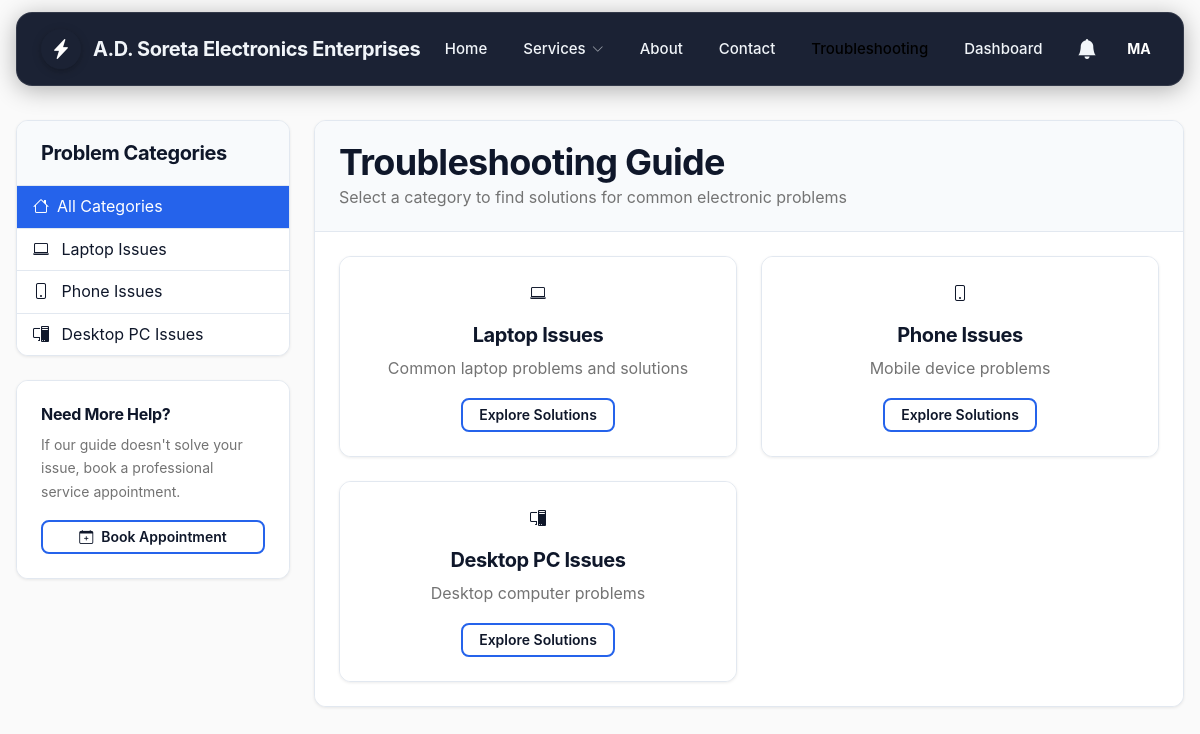
Page /customer/troubleshooting.php (signed in) on the committed database.
### tables this page shows
CREATE TABLE `troubleshooting_guide` (
  `id` INT PRIMARY KEY AUTO_INCREMENT,
  `parent_id` INT DEFAULT NULL,
  `title` VARCHAR(255) NOT NULL,
  `description` TEXT NOT NULL,
  `fix_steps` TEXT NOT NULL,
  `preventive_tip` TEXT,
  `image_path` VARCHAR(500),
  `display_order` INT DEFAULT 0,
  `is_active` BOOLEAN DEFAULT TRUE,
  `created_at` TIMESTAMP DEFAULT CURRENT_TIMESTAMP,
  FOREIGN KEY (`parent_id`) REFERENCES `troubleshooting_guide`(`id`)
);

### customer/troubleshooting.php (the view, shortened to what this page needs)
<?php
$db = new Database();
$pdo = $db->getConnection();
$stmt = $pdo->query("
    SELECT * FROM troubleshooting_guide
    WHERE parent_id IS NULL AND is_active = 1
    ORDER BY display_order
");
$categories = $stmt->fetchAll();
$currentGuide = null;
?>
<!DOCTYPE html>
<html lang="en">
<head>
    <link href="https://cdn.jsdelivr.net/npm/bootstrap@5.3.0/dist/css/bootstrap.min.css" rel="stylesheet">
    <link href="https://cdn.jsdelivr.net/npm/bootstrap-icons@1.10.0/font/bootstrap-icons.css" rel="stylesheet">
    <link href="<?= ROOT_PATH ?>assets/css/unified-theme.css" rel="stylesheet">
</head>
<body class="troubleshooting-page">
    <?php include '../includes/mega-navbar.php'; ?>
    <div class="container mt-4">
        <div class="row">
            <div class="col-lg-3 mb-4">
                <div class="card">
                    <div class="card-header">
                        <h5 class="card-title mb-0">Problem Categories</h5>
                    </div>
                    <div class="list-group list-group-flush">
                        <a href="troubleshooting.php"
                           class="list-group-item list-group-item-action <?= !$currentGuide ? 'active' : '' ?>">
                            <i class="bi bi-house me-2"></i>All Categories
                        </a>
                        <?php foreach ($categories as $category): ?>
                            <a href="troubleshooting.php?id=<?= $category['id'] ?>"
                               class="list-group-item list-group-item-action <?= $currentGuide && $currentGuide['id'] == $category['id'] ? 'active' : '' ?>">
                                <i class="bi bi-<?= getCategoryIcon($category['title']) ?> me-2"></i>
                                <?= htmlspecialchars($category['title']) ?>
                            </a>
                        <?php endforeach; ?>
                    </div>
                </div>
                <div class="card mt-4">
                    <div class="card-body">
                        <h6 class="card-title">Need More Help?</h6>
                        <p class="card-text text-muted small">If our guide doesn't solve your issue, book a professional service appointment.</p>
                        <a href="book-appointment.php" class="btn btn-primary btn-sm w-100">
                            <i class="bi bi-calendar-plus"></i> Book Appointment
                        </a>
                    </div>
                </div>
            </div>
            <div class="col-lg-9">
                <?php if (!$currentGuide): ?>
                    <div class="card">
                        <div class="card-header">
                            <h2 class="card-title mb-0">Troubleshooting Guide</h2>
                            <p class="text-muted mb-0">Select a category to find solutions for common electronic problems</p>
                        </div>
                        <div class="card-body">
                            <div class="row g-4">
                                <?php foreach ($categories as $category): ?>
                                    <div class="col-md-6">
                                        <div class="card category-card h-100">
                                            <div class="card-body text-center">
                                                <div class="category-icon mb-3">
                                                    <i class="bi bi-<?= getCategoryIcon($category['title']) ?>"></i>
                                                </div>
                                                <h5 class="card-title"><?= htmlspecialchars($category['title']) ?></h5>
                                                <p class="card-text text-muted">
                                                    <?= strlen($category['description']) > 100 ?
                                                        substr($category['description'], 0, 100) . '...' :
                                                        $category['description'] ?>
                                                </p>
                                                <a href="troubleshooting.php?id=<?= $category['id'] ?>"
                                                   class="btn btn-outline-primary btn-sm">
                                                    Explore Solutions
                                                </a>
                                            </div>
                                        </div>
                                    </div>
                                <?php endforeach; ?>
                            </div>
                        </div>
                    </div>
                <?php endif; ?>
            </div>
        </div>
    </div>
</body>
</html>
<?php
function getCategoryIcon($title) {
    $icons = [
        'Laptop' => 'laptop',
        'Phone' => 'phone',
        'Desktop' => 'pc-display',
        'Tablet' => 'tablet',
        'Audio' => 'speaker',
        'Video' => 'tv',
        'Network' => 'wifi',
        'Software' => 'code-slash',
        'Hardware' => 'motherboard'
    ];
    foreach ($icons as $keyword => $icon) {
        if (stripos($title, $keyword) !== false) {
            return $icon;
        }
    }
    return 'tools';
}
?>

### assets/css/unified-theme.css (style rules this page uses)
:root { --black: #000000; --white: #ffffff; --gray-50: #fafafa; --gray-100: #f5f5f5; --gray-200: #e5e5e5; --gray-300: #d4d4d4; --gray-400: #a3a3a3; --gray-500: #737373; --gray-600: #525252; --gray-700: #404040; --gray-800: #262626; --gray-900: #171717; --bg-primary: #ffffff; --bg-secondary: #fafafa; --bg-tertiary: #f5f5f5; --text-primary: #000000; --text-secondary: #525252; --text-tertiary: #737373; --border-color: #e5e5e5; --hover-overlay: rgba(0, 0, 0, 0.05); --card-shadow: 0 1px 3px rgba(0, 0, 0, 0.08); --card-shadow-hover: 0 4px 12px rgba(0, 0, 0, 0.12); --accent-primary: #000000; --accent-hover: #262626; --accent-light: #f5f5f5; --success: #16a34a; --warning: #ea580c; --error: #dc2626; --info: #0891b2; --font-sans: -apple-system, BlinkMacSystemFont, 'Inter', 'Segoe UI', Roboto, sans-serif; --font-mono: 'SF Mono', Consolas, 'Liberation Mono', Menlo, monospace; --space-xs: 0.25rem; --space-sm: 0.5rem; --space-md: 1rem; --space-lg: 1.5rem; --space-xl: 2rem; --space-2xl: 3rem; --radius-sm: 6px; --radius-md: 8px; --radius-lg: 12px; --radius-xl: 16px; --radius-full: 9999px; --transition-fast: 150ms cubic-bezier(0.4, 0, 0.2, 1); --transition-base: 200ms cubic-bezier(0.4, 0, 0.2, 1); --transition-slow: 300ms cubic-bezier(0.4, 0, 0.2, 1); }
* { margin: 0; padding: 0; box-sizing: border-box; }
html { scroll-behavior: smooth; -webkit-font-smoothing: antialiased; -moz-osx-font-smoothing: grayscale; }
body { font-family: var(--font-sans); background: var(--bg-secondary); color: var(--text-primary); line-height: 1.6; transition: background-color var(--transition-base), color var(--transition-base); }
h1, h2, h3, h4, h5, h6 { font-weight: 700; line-height: 1.2; color: var(--text-primary); letter-spacing: -0.02em; }
h2 { font-size: 2.25rem; }
h5 { font-size: 1.25rem; }
h6 { font-size: 1rem; }
p { color: var(--text-secondary); line-height: 1.7; }
.btn { display: inline-flex; align-items: center; justify-content: center; gap: 0.5rem; padding: 0.75rem 1.5rem; font-size: 0.9375rem; font-weight: 600; line-height: 1; text-decoration: none; border: 2px solid transparent; border-radius: var(--radius-md); cursor: pointer; transition: all var(--transition-base); white-space: nowrap; }
.btn-primary, .btn-dark { background: var(--black); color: var(--white); border-color: var(--black); }
.btn-secondary, .btn-light, .btn-outline-primary, .btn-outline-dark { background: var(--white); color: var(--black); border-color: var(--border-color); }
.btn-sm { padding: 0.5rem 1rem; font-size: 0.875rem; }
.card { background: var(--bg-primary); border: 1px solid var(--border-color); border-radius: var(--radius-lg); overflow: hidden; transition: all var(--transition-base); box-shadow: var(--card-shadow); }
.card-header { padding: 1.25rem 1.5rem; background: var(--bg-primary); border-bottom: 1px solid var(--border-color); }
.card-body { padding: 1.5rem; }
.text-muted { color: var(--text-tertiary) !important; }
.container { max-width: 1200px; margin: 0 auto; padding: 0 1rem; }

### rows in the picture
troubleshooting_guide: title "Laptop Issues", description "Common laptop problems and solutions"
troubleshooting_guide: title "Phone Issues", description "Mobile device problems"
troubleshooting_guide: title "Desktop PC Issues", description "Desktop computer problems"

### other values in the picture
$settings['company_name'] "A.D. Soreta Electronics Enterprises"
substr($_SESSION['user_name'] ?? 'U', 0, 2) "MA"
